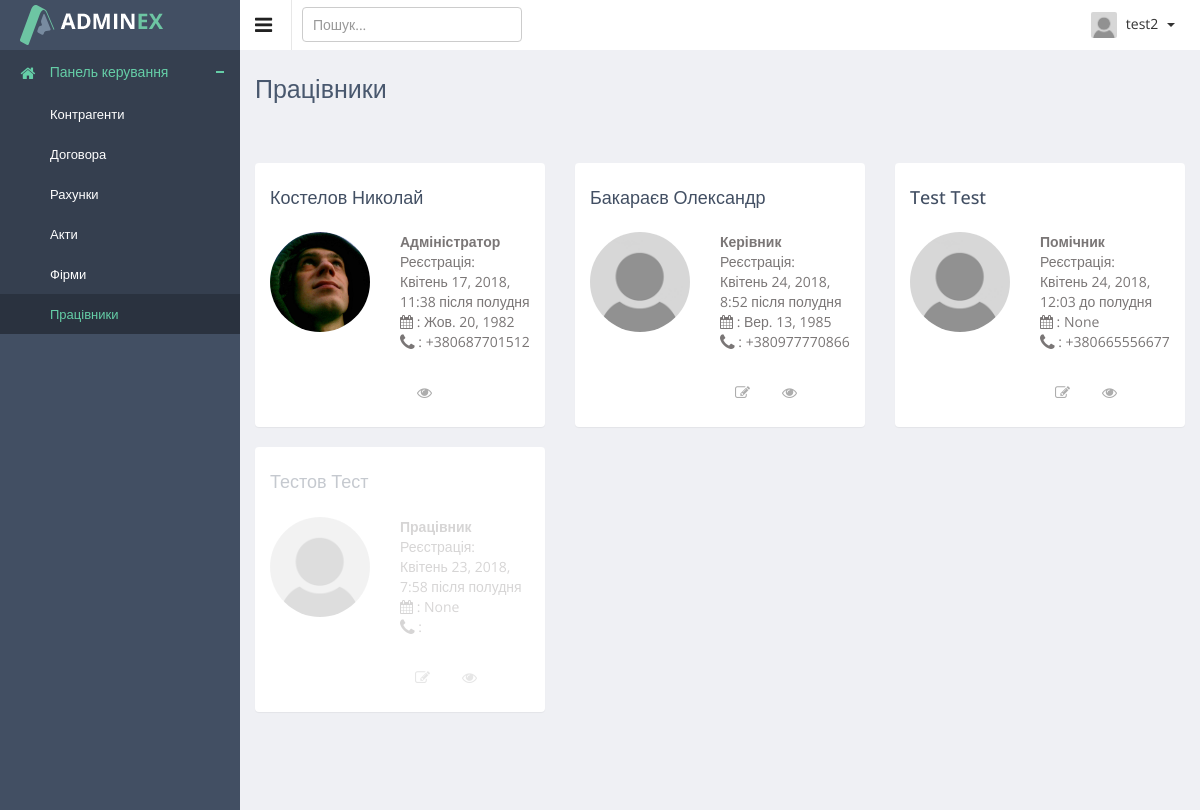
Before: /crm/workers/list/ (signed in) with the older database file.
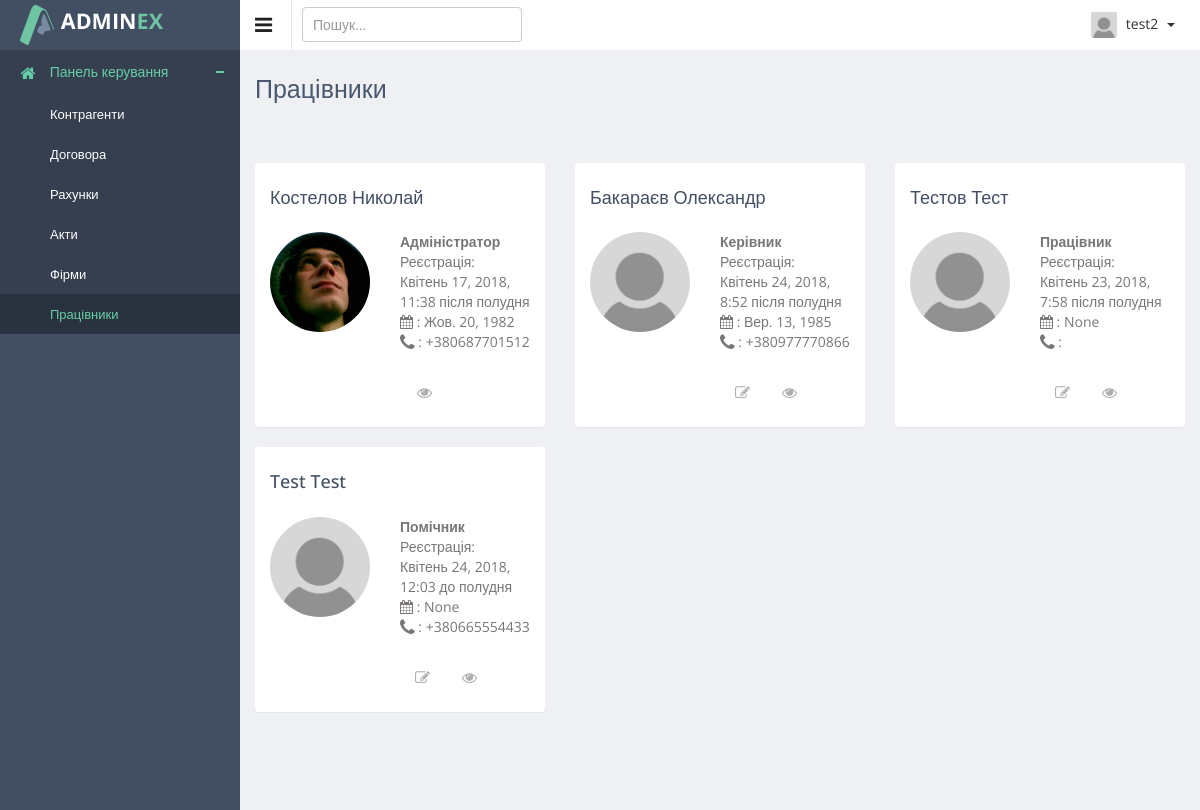
After: the same page with the newer database file.
### authapp/models.py (models this page shows)
class ProjectUser(AbstractUser):
    parent_name = models.CharField(verbose_name='по-батькові', max_length=20, blank=True)
    date_of_birth = models.DateField(verbose_name='дата народження', blank=True, null=True)
    phone1 = models.CharField(verbose_name='номер телефона', max_length=16, blank=True)
    phone2 = models.CharField(verbose_name='номер телефона', max_length=16, blank=True, null=True)
    avatar = models.ImageField(verbose_name='фото', upload_to='users_avatars', blank=True)
    is_dir = models.BooleanField(verbose_name='керівник', default=False)
    is_assistant = models.BooleanField(verbose_name='помічник', default=False)
    is_client = models.BooleanField(verbose_name='клієнт', default=False)
    def __str__(self):
        return self.username

### crmapp/views.py (the view)
@user_passes_test(lambda user: user.is_assistant or user.is_superuser or user.is_dir)
def workers_list_view(request):
    title = 'Працівники'
    users_list = ProjectUser.objects.all().order_by('-is_active', 'username')
    context = {
        'title': title,
        'object_list': users_list,
    }
    return render(request, 'crmapp/workers_list.html', context)

### adminapp/templatetags/tags.py (called while the page is built)
@register.filter
def default_avatar(string):
    if not string:
        string = 'users_avatars/gravatar.png'
    new_string = f'{URL_PREFIX}{string}'
    return new_string

### crmapp/templates/crmapp/workers_list.html (shortened to what this page needs)
{% extends 'mainapp/base.html' %}
{% load staticfiles %}
{% load tags %}
{% block container %}
<div class="directory-info-row">
    <div class="row">
        {% for object in object_list %}
        <div class="col-lg-4 col-sm-6">
            <div class="panel">
                <div class="panel-body" style="{% if not object.is_active %}opacity: 0.3{% endif %}">
                    <h4>{{ object.last_name }} {{ object.first_name }}</h4>
                    <div class="media">
                        <a class="pull-left" href="{% url 'crm:worker_detail' object.pk %}">
                            <img class="thumb media-object" src="{{ object.avatar|default_avatar }}"
                                 style="max-width: 100px; max-height: 100px;" alt="">
                        </a>
                        <div class="media-body">
                            <address>
                                <strong>
                                    {% if object.is_superuser %}Адміністратор
                                    {% elif object.is_dir %}Керівник
                                    {% elif object.is_assistant %}Помічник
                                    {% else %}Працівник
                                    {% endif %}
                                </strong><br>
                                Реєстрація:<br> {{ object.date_joined }}<br>
                                <i class="fa fa-calendar" title="дата народження"></i> : {{ object.date_of_birth }}<br>
                                <i class="fa fa-phone fa-lg"></i> : {{ object.phone1 }}
                            </address>
                            <ul class="nav nav-pills p-option">
                                <li>
                                    {% if not object.is_superuser%}
                                    <a href="{% url 'crm:worker_update' object.pk %}">
                                        <i class="fa fa-edit" title="Редагувати"></i>
                                    </a>
                                    {% endif %}
                                </li>
                                <li>
                                    <a href="{% url 'crm:worker_detail' object.pk %}">
                                        <i class="fa fa-eye" title="Переглянути"></i>
                                    </a>
                                </li>
                            </ul>
                        </div>
                    </div>
                </div>
            </div>
        </div>
        {% endfor %}
    </div>
</div>
{% endblock %}

### mainapp/templates/mainapp/includes/inc_right_menu.html (shortened to what this page needs)
{% load staticfiles %}
{% load tags %}
<ul class="notification-menu">
    <li>
        <a href="#" class="btn btn-default dropdown-toggle" data-toggle="dropdown">
            <img src="{{ user.avatar|default_avatar }}" alt=""/>
            {{ user }}
            <span class="caret"></span>
        </a>
    </li>
</ul>

Changed rows visible on the page:
changed ProjectUser "Test": phone1 "+380665556677" → "+380665554433"
changed ProjectUser "Тестов": is_active False → True (drawn); moves up the list
